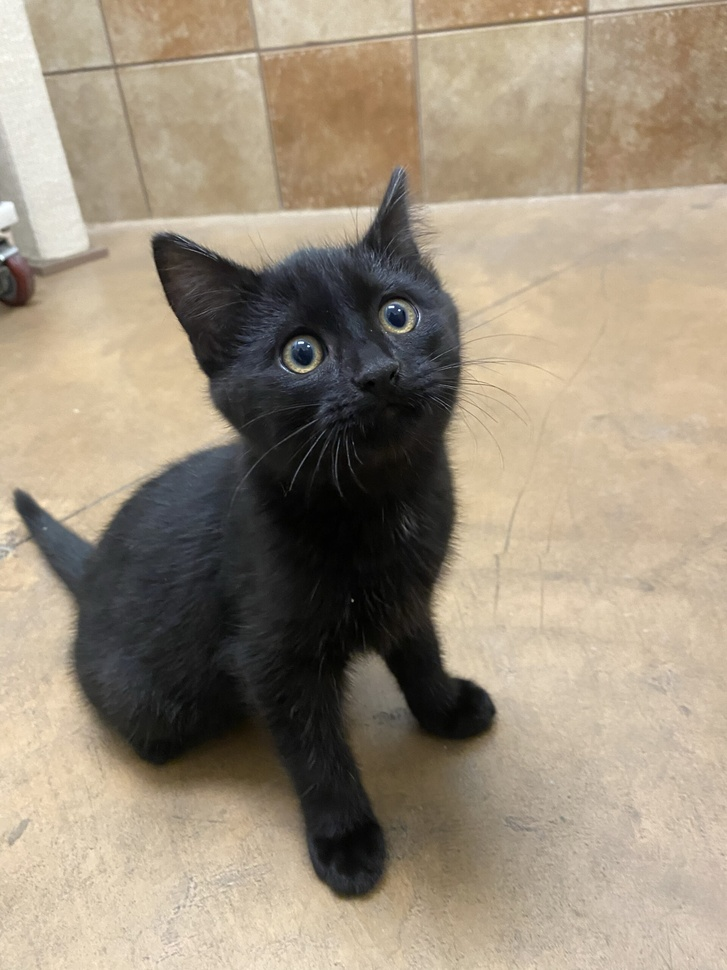
#> input picture image.jpg, 727 x 970 px, shrunk from 1920 x 2560 before the run
$ python task_1.py
#> lines starting #> are read from the running program, lines starting #| are printed output that depends on the picture
import numpy as np
import matplotlib.pyplot as plt
from PIL import Image
from sklearn.metrics import mean_squared_error

img_path = 'image.jpg'

img_pil = Image.open(img_path)
#> img_pil is the input picture: PIL image 727x970 RGB; mean R, G, B 156.5, 143.5, 124.6
img_np = np.array(img_pil)
h, w, c = img_np.shape
#> h = 970; w = 727; c = 3

original = img_np.astype(np.float64)

min_dim = min(h, w)
#> min_dim = 727
ranks = [1, 5, 10, 30, 100, min_dim]
#> ranks = [1, 5, 10, 30, 100, 727]

U_list = []
s_list = []
Vt_list = []
for ch in range(3):
    U, s, Vt = np.linalg.svd(original[:, :, ch], full_matrices=False)
    U_list.append(U)
    s_list.append(s)
    Vt_list.append(Vt)
#> this loop made 3 passes
#> pass 1, `U, s, Vt = np.linalg.svd(original[:, :, ch], full_matrices=False)`:
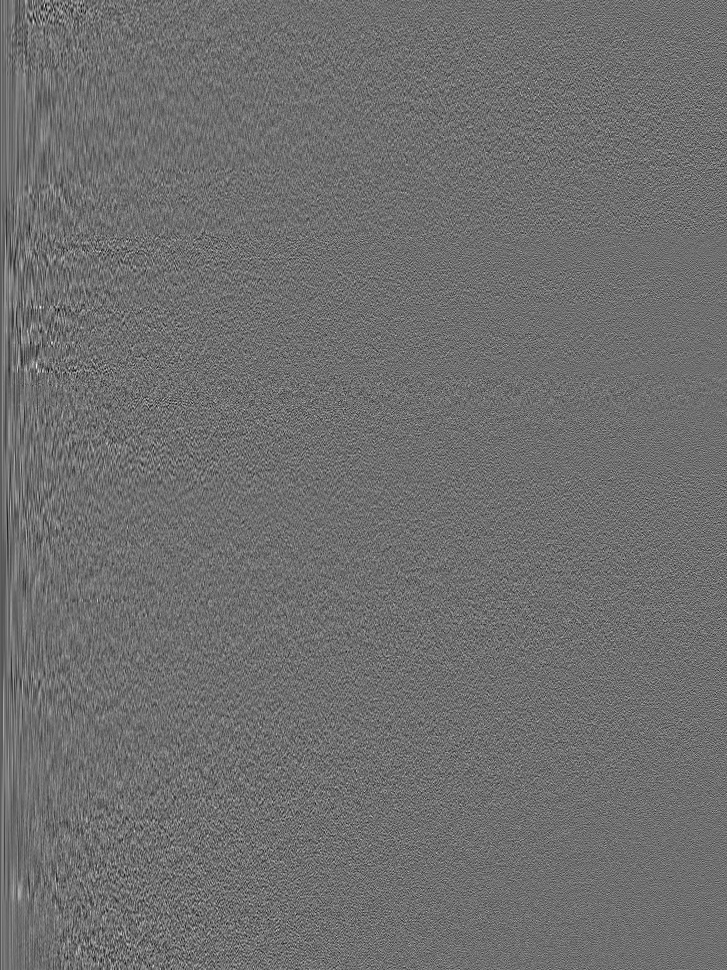
#> U: shape (970, 727) float64; min -0.183, max 0.236, mean -4.9e-05; drawn with min black and max white
#> pass 1, `U, s, Vt = np.linalg.svd(original[:, :, ch], full_matrices=False)`:
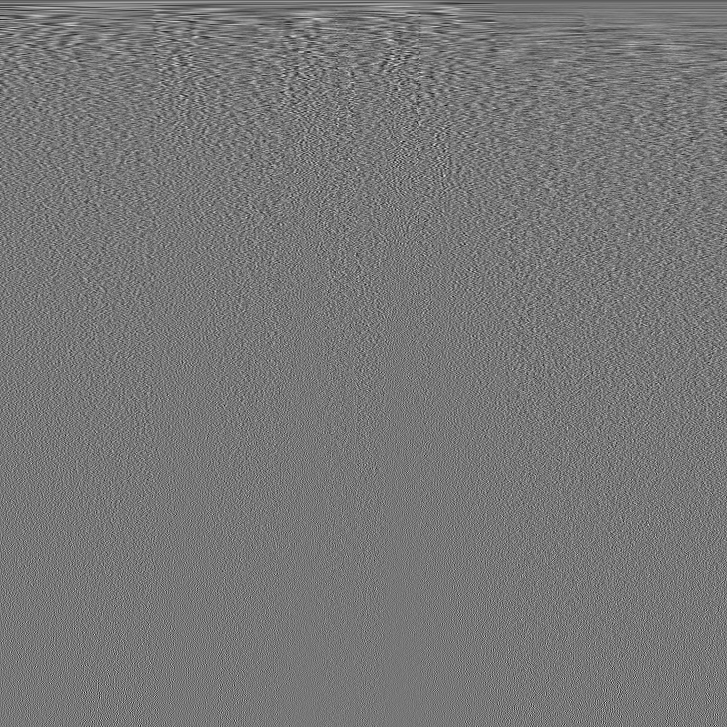
#> Vt: shape (727, 727) float64; min -0.195, max 0.22, mean -3.67e-05; drawn with min black and max white
#> pass 2, `U, s, Vt = np.linalg.svd(original[:, :, ch], full_matrices=False)`:
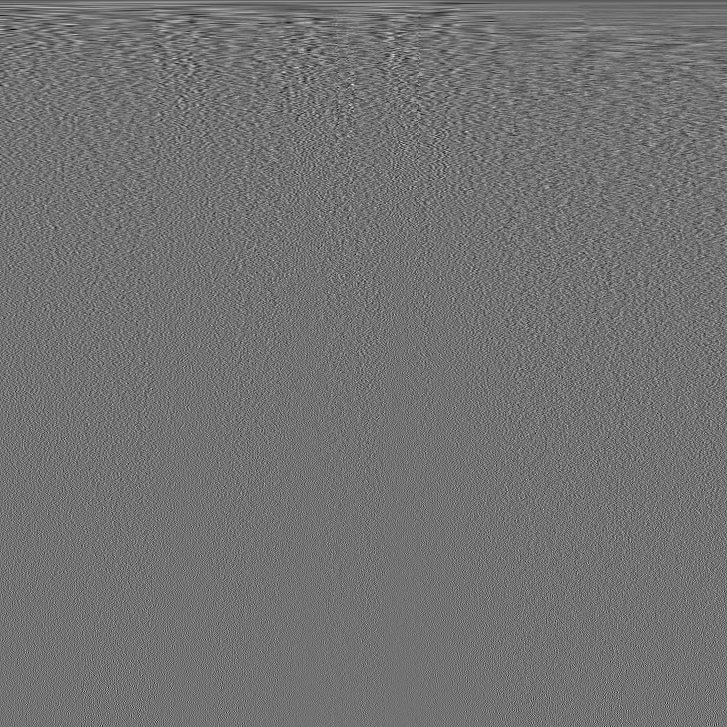
#> Vt: shape (727, 727) float64; min -0.209, max 0.255, mean -3.98e-05; drawn with min black and max white
#> after the loop, U_list = 3 items; Vt_list = 3 items; s_list = 3 items

approximations = []

for r in ranks:
    channels_approx = []
    for ch in range(3):
        U = U_list[ch]
        s = s_list[ch]
        Vt = Vt_list[ch]
        approx_ch = (U[:, :r] * s[:r]) @ Vt[:r, :]
        channels_approx.append(approx_ch)
    img_approx = np.stack(channels_approx, axis=2)
    approximations.append(img_approx)
#> after the loop, approximations = 6 items


plt.figure(figsize=(6, 6))
plt.imshow(original.astype(np.uint8))
plt.title("Оригинальное изображение")
plt.axis('off')
plt.show()

fig, axes = plt.subplots(2, 3, figsize=(15, 10))
axes = axes.flatten()

original_bytes = h * w * 3
#> original_bytes = 2115570

for i, r in enumerate(ranks):
    img = approximations[i]
    img_display = np.clip(img, 0, 255).astype(np.uint8)


    compressed_numbers = r * (h + 1 + w) * 3
    compressed_bytes = compressed_numbers * 4
    ratio = original_bytes / compressed_bytes

    axes[i].imshow(img_display)
    axes[i].set_title(f"Ранг = {r}\nСжатие в {ratio:.2f} раз")
    axes[i].axis('off')
#> this loop made 6 passes
#> pass 1, `img = approximations[i]`:
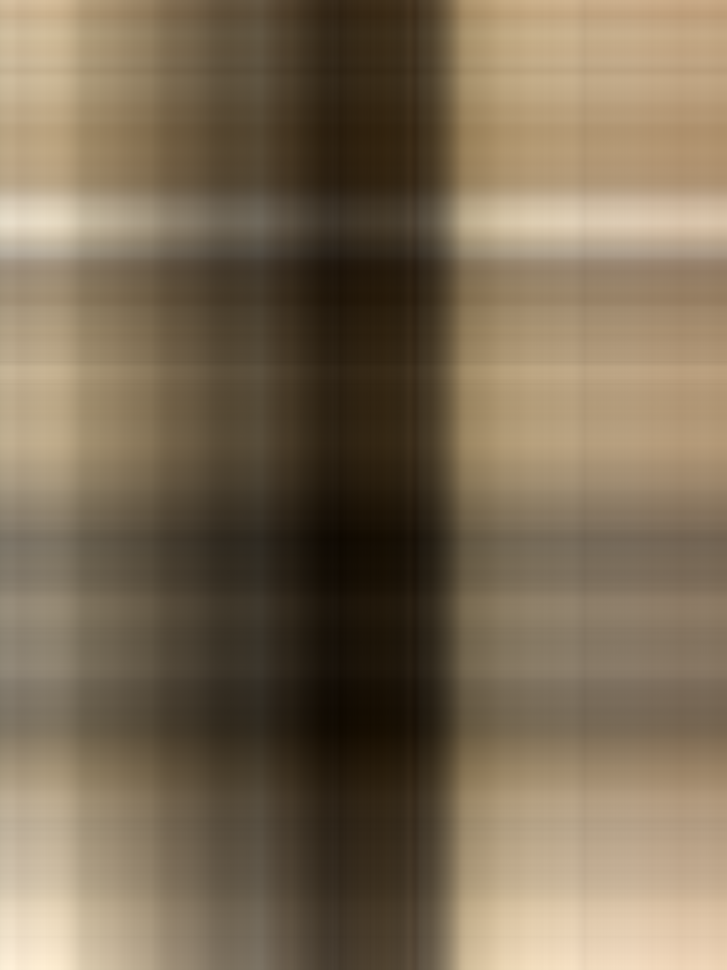
#> img: shape (970, 727, 3) float64; mean of channels 0, 1, 2 157.5, 144.4, 125.3; drawn with min black and max white
#> pass 1, `img_display = np.clip(img, 0, 255).astype(np.uint8)`:
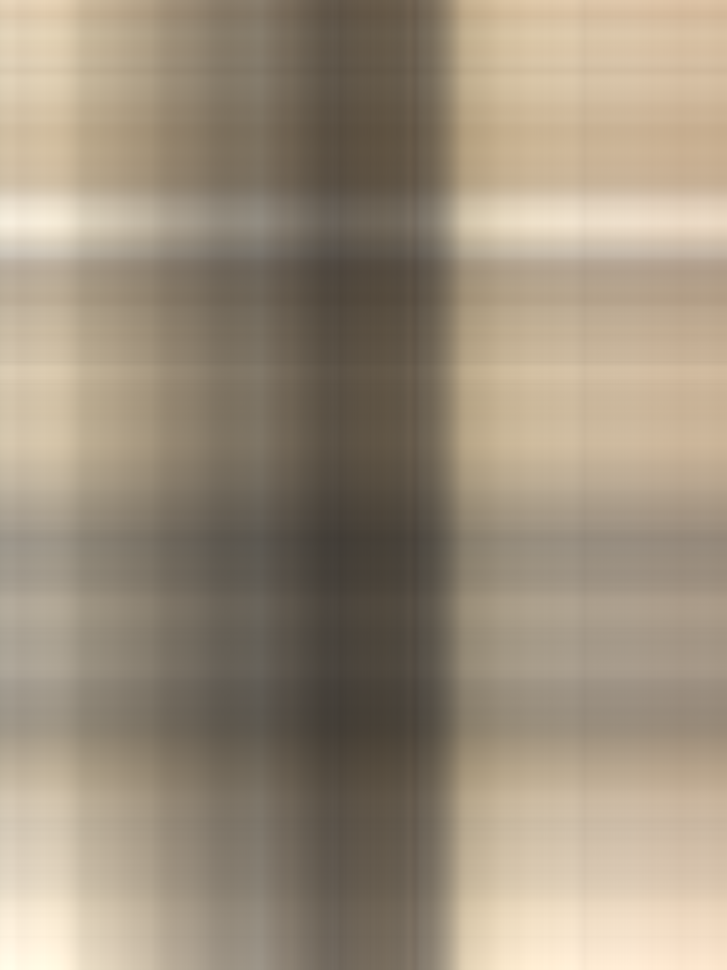
#> img_display: shape (970, 727, 3); mean of channels 0, 1, 2 157, 143.9, 124.8; drawn as R, G, B

plt.show()
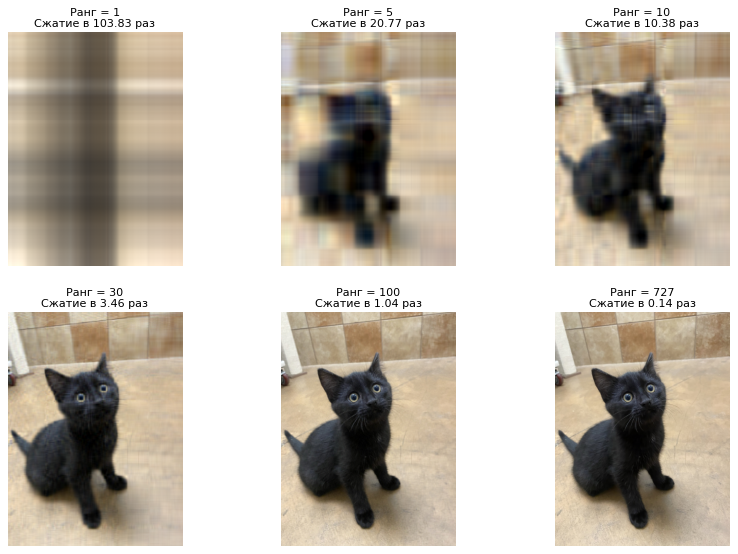
#> figure drawn by matplotlib, 6 panels
#
original_shape = (h, w, 3)
#> original_shape = (970, 727, 3)
list_of_ranks = ranks
#> list_of_ranks = [1, 5, 10, 30, 100, 727]
original_flat = original.flatten()

# ---------- БЛОК АВТОПРОВЕРКИ (НЕ РЕДАКТИРОВАТЬ) ----------
# Предполагается, что у вас есть переменные:
# original_shape = (h, w, c) или (h, w)
# list_of_ranks = [1, 5, 10, 30, 100, ...]
# approximations = список восстановленных массивов (numpy) для каждого ранга

# 1. Проверка размерностей
for i, r in enumerate(list_of_ranks):
    assert approximations[i].shape == original_shape, f"Ошибка: размерность для ранга {r} не совпадает с исходной"

# 2. Проверка, что значения не выходят за пределы 0-255 (для RGB/серого)
for i, r in enumerate(list_of_ranks):
    arr = approximations[i]
    if arr.dtype != np.uint8:
        arr = np.clip(arr, 0, 255) # Если float, то проверяем диапазон
    assert arr.max() <= 255.1, f"Значения превышают 255 для ранга {r}"
    assert arr.min() >= -0.1, f"Значения меньше 0 для ранга {r}"
#> this loop made 6 passes
#> pass 3, `arr = np.clip(arr, 0, 255)`:
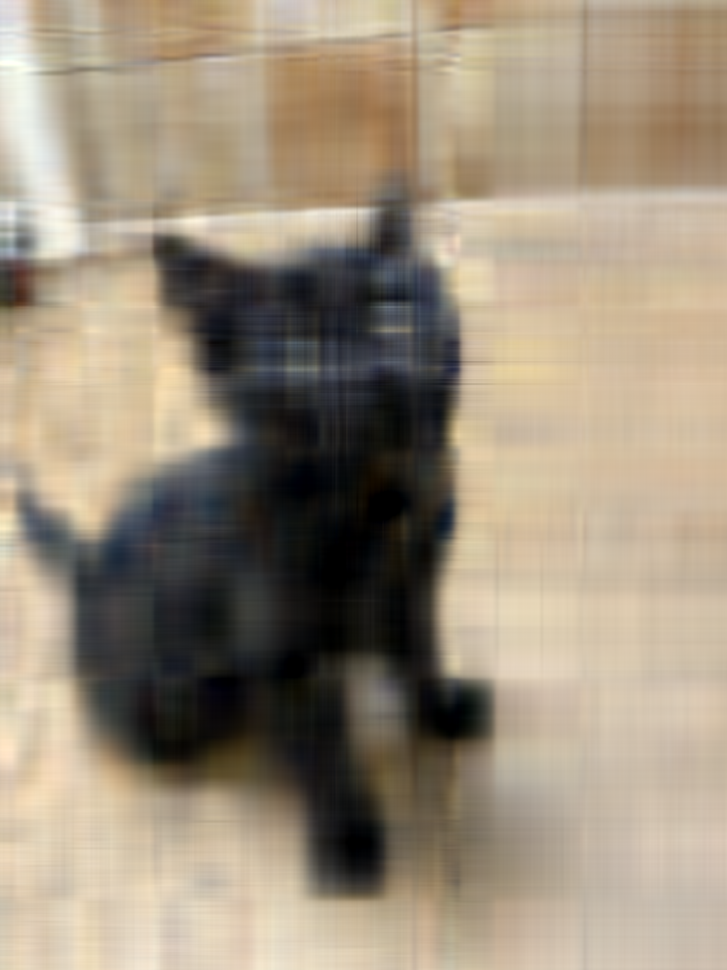
#> arr: shape (970, 727, 3) float64; mean of channels 0, 1, 2 156.5, 143.5, 124.6; drawn as R, G, B

# 3. Проверка, что с ростом ранга ошибка уменьшается (метрика MSE)
from sklearn.metrics import mean_squared_error
mse_list = []
for i in range(len(approximations)):
    # Если цветная, считаем MSE по всем каналам
    mse = mean_squared_error(original_flat, approximations[i].flatten())
    mse_list.append(mse)
#> this loop made 6 passes
#> mse on passes 1 to 6: 2243.9, 378.4, 155.6, 43.83, 12.18, 2.88e-25
#> after the loop, mse_list = [2243.9, 378.4, 155.6, 43.83, 12.18, 2.88e-25]

# Проверяем монотонность (MSE должен падать, так как мы добавляем сингулярные числа)
for i in range(1, len(mse_list)):
    assert mse_list[i] <= mse_list[i-1] + 1e-6, f"MSE не уменьшается между рангами {list_of_ranks[i-1]} и {list_of_ranks[i]}"
#> this loop made 5 passes

print("✅ Все автоматические проверки пройдены. Задание выполнено корректно!")
